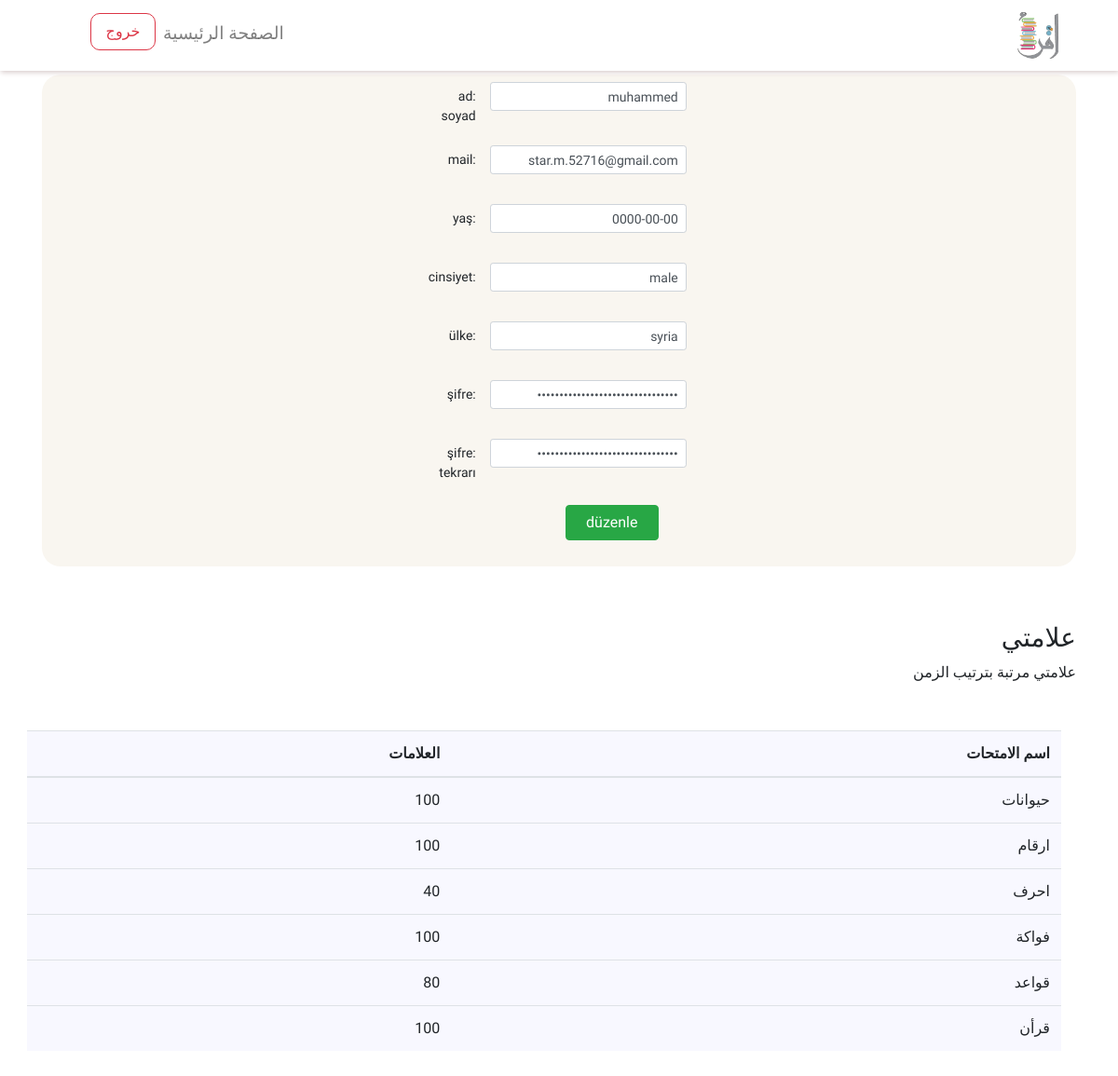
The app's page /profil.php (signed in) with its own data.
### tables this page shows
CREATE TABLE `users` (
  `user_id` int(20) NOT NULL,
  `user_name` text NOT NULL,
  `user_email` text NOT NULL,
  `user_password` text NOT NULL,
  `user_birthday` date NOT NULL,
  `user_gander` text NOT NULL,
  `user_country` text NOT NULL,
  `rol_id` int(20) NOT NULL,
  `code` int(11) NOT NULL
);

CREATE TABLE `exams` (
  `exam_id` int(20) NOT NULL,
  `exam_name` text NOT NULL,
  `department_id` int(11) NOT NULL
);

CREATE TABLE `user_exam` (
  `users_id` int(11) NOT NULL,
  `exams_id` int(11) NOT NULL,
  `degree` int(11) NOT NULL
);

### profil.php (the view, shortened to what this page needs)
<?php include "header.php";
include('./database.php');
?>
<?php
if (isset($_SESSION['useremail'])) {
  $useremail=$_SESSION['useremail'];
?>
  <section>
    <div class="page">
      <div class="main-menu fixed-top ">
          <nav class=" navbar navbar-expand-lg navbar-light bg-light  bg-white ">
            <a class="navbar-brand mr-5 " href="#"><img style="height: 50px;" src="./images/1624292664814.png-min.jpg"
                alt="logo"></a>
            <div class="pl-5 row col justify-content-start">
              <div class="cc collapse navbar-collapse pl-5 " id="navbarSupportedContent">
                <ul class="navbar-nav">
                  <li class="nav-item mr-2 text-center">
                    <a class="nav-link" href="indexs.php">الصفحة الرئيسية <span class="sr-only">(current)</span></a>
                  </li>
                  <li class="nav-item text-left ">
                   <form action="logout.php" method="POST">
                  <button class="btn btn-outline-danger my-2 my-sm-0" onclick="fonlogin()" style="border-radius: 10px; width: 70px; height: 40px;" type="submit">خروج</button>
                  </form>
                </li>
                </ul>
              </div>
            </div>
          </nav>
      </div>
    </div>
  </section>
  <section class="container">
    <div class=" adminsert1 p-2 col justify-content-lg-end col justify-content-sm-end">
    <div class="container col-md-5  col-lg-3 col-sm-12 col justify-content-lg-end col justify-content-sm-end ">
    <?php
$query=mysqli_query($con,"SELECT * FROM users where user_email='$useremail'");
  while($rows = mysqli_fetch_array($query)){
    $userid=$rows['user_id'];
    $name1= $rows['user_name'];
    $email1=$rows['user_email'];
    $age1=$rows['user_birthday'];
    $gander1=$rows['user_gander'];
    $country1=$rows['user_country'];
    $password1=$rows['user_password'];
    $confirimpassword1=$_post['confirimpassword'];}
?>
    <form action="profil.php" method="POST">
      <div class="">
        <div class="row mb-3 ">
            <div class="form-group ">
              <input type="text" class="form-control form-control-sm" name="name" value="<?php echo $name1;?>" id="colFormLabelSm" >
            </div>
            <label for="colFormLabelSm" class="col-sm-2 col-form-label col-form-label-sm text-right col justify-content-lg-end ">:ad soyad</label>
          </div>
        <div class="row mb-3">
            <div class="form-group">
              <input type="email" class="form-control form-control-sm" name="email" value="<?php echo $email1;?>" id="colFormLabelSm" >
            </div>
            <label for="colFormLabelSm" class="col-sm-2 col-form-label col-form-label-sm text-right col justify-content-lg-end ">:mail</label>
          </div>
        <div class="row mb-3">
            <div class="form-group">
              <input type="text" class="form-control form-control-sm" name="age" value="<?php echo $age1;?>" id="colFormLabelSm" >
            </div>
            <label for="colFormLabelSm" class="col-sm-2 col-form-label col-form-label-sm text-right col justify-content-lg-end ">:yaş</label>
          </div>
        <div class="row mb-3">
          <div class="form-group">
            <input type="text" class="form-control form-control-sm" name="gander" value="<?php echo $gander1;?>" id="colFormLabelSm" >
          </div>
            <label for="colFormLabelSm" class="col-sm-2 col-form-label col-form-label-sm text-right col justify-content-lg-end ">:cinsiyet</label>
          </div>
        <div class="row mb-3">
            <div class="form-group">
              <input type="text" class="form-control form-control-sm" name="country"value="<?php echo $country1;?>" id="colFormLabelSm" >
            </div>
            <label for="colFormLabelSm" class="col-sm-2 col-form-label col-form-label-sm text-right col justify-content-lg-end ">:ülke</label>
          </div>
          <div class="row mb-3">
            <div class="form-group">
              <input type="password" class="form-control form-control-sm" name="password"value="<?php echo $password1;?>" id="colFormLabelSm" >
            </div>
            <label for="colFormLabelSm" class="col-sm-2 col-form-label col-form-label-sm text-right col justify-content-lg-end ">:şifre</label>
          </div>
          <div class="row mb-3">
            <div class="form-group">
              <input type="password" class="form-control form-control-sm" name="conpassword"value="<?php echo $password1;?>" id="colFormLabelSm" >
            </div>
            <label for="colFormLabelSm" class="col-sm-2 col-form-label col-form-label-sm text-right col justify-content-lg-end ">:şifre tekrarı</label>
          </div>
        </div>
        <div class="ml-sm-5 col justify-content-sm-end col justify-content-lg-center  ">
          <button class="bbprofil btn btn-success" name="updateprof" value="<?php echo $userid;?>" >düzenle</button>
        </div>
          </div>
        </div>
        </section>
        <section class="container ">
      <div class="scortext1 ">
      <h3 class="scortext text-right">علامتي</h3>
      <p class="scortext text-right">علامتي مرتبة بترتيب الزمن</p>
     </div>
      <table class="table table-hover mx-3">
        <thead>
          <tr>
            <th>اسم الامتحات</th>
            <th>العلامات</th>
          </tr>
        </thead>
        <tbody>
        <?php
$selectquery = "select * from user_exam  where users_id =".$userid;
$query = mysqli_query($con,$selectquery);
while($res = mysqli_fetch_array($query)){
  $selectdepartmentname = "select * from exams where exam_id =".$res['exams_id'];;
  $query2 = mysqli_query($con,$selectdepartmentname);
  while($res1 = mysqli_fetch_array($query2)){
?>
      <tr>
                <td name ="lessonslink"><?php echo $res1['exam_name'];?></td>
                <td name ="departmentname"><?php echo $res['degree']; ?></td>
              </tr>
              <?php
            }}
              ?>
            </tbody>
          </table>
   </section>
   <?php
   } else {
    header('Location: login.php');
    exit();
}
  include "footer.php"
  ?>

### header.php (shortened to what this page needs)
<!DOCTYPE html>
<html lang="en">
<head>
    <link rel="stylesheet" href="https://cdn.jsdelivr.net/npm/bootstrap@4.6.0/dist/css/bootstrap.min.css"
>
    <link rel="stylesheet" href="css/styleb.css">
    <link rel="stylesheet" href="css/style.css">
</head>
<body>

### footer.php (shortened to what this page needs)
</body>
</html>

### css/styleb.css (style rules this page uses)
html { direction: rtl; margin:0; padding: 0; }
body { direction: rtl; font-family:"tajawal",sans-serif; text-align: right; }
.navbar { box-shadow: 1px 2px 5px #dacfcf; }
li a.active1:after , li a:after { content:""; display: block; height: 3px; background-color: rgb(5, 177, 48); transition: width 0.5s; }
li a:after { width:0; height: 3px; }

### css/style.css (style rules this page uses)
.navbar { box-shadow: 1px 2px 5px #dacfcf; width: 100%; }
.nav-link { font-family:initial; font-size: 19px; }
.page { margin-top: 80px; margin-bottom: 25px; }
.container .table { margin-top: 50px; margin-bottom: 40px; margin-right: 90px; background:ghostwhite; }
.scortext1 { margin-top: 60px; }
.adminsert1 { background-color:#000; background:#F9F6F0; margin-top: 10px; border-radius: 20px; }
.bbprofil { width: 100px; margin: 20px 0% ; margin-top: 3px; }
.navbar { box-shadow: 1px 2px 5px #dacfcf; }
li a.active1:after , li a:after { content:""; display: block; height: 3px; background-color: rgb(5, 177, 48); transition: width 0.5s; }
li a:after { width:0; height: 3px; }

### records on screen
users: name "muhammed", email "star.m.52716@gmail.com", age "0000-00-00", gander "male"
user_exam: degree "100"
exams: exam_name "حيوانات"
user_exam: degree "100"
exams: exam_name "ارقام"
user_exam: degree "40"
exams: exam_name "احرف"
user_exam: degree "100"
exams: exam_name "فواكة"
user_exam: degree "80"
exams: exam_name "قواعد"
user_exam: degree "100"
exams: exam_name "قرأن"
